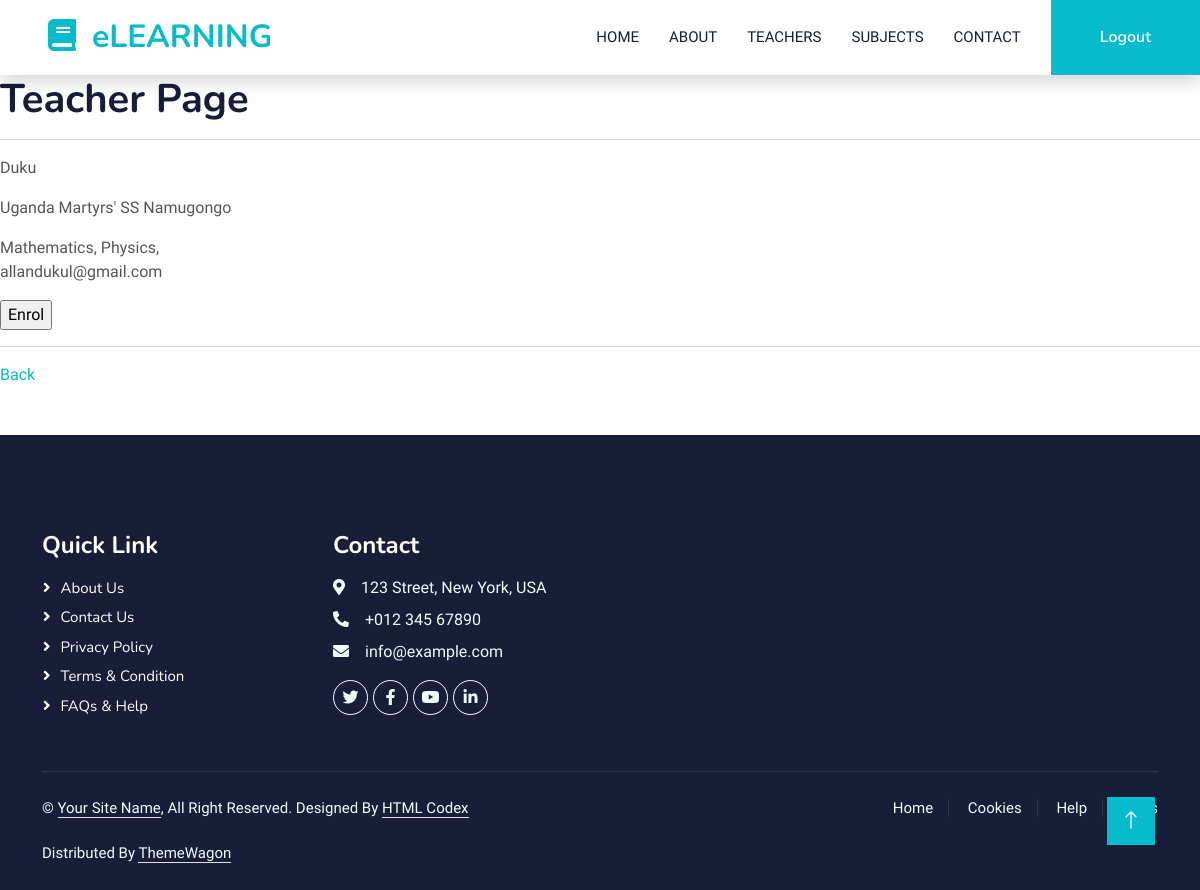
/teacherDetail/1 (signed in), run on the app's committed database.
### base/models.py (models this page shows, shortened)
class Teacher(models.Model):
  teacherName = models.ForeignKey(User, on_delete=models.CASCADE)
  subjects = models.ManyToManyField(Subject, through='TeacherSubject')
  students = models.ManyToManyField(Student, through='TeacherEnrolment')
  currentSchool = models.CharField(max_length=400)
  teacherImage = models.ImageField(upload_to="photos/%y/%m/%d", blank=True)

class Subject(models.Model):
  subjectName = models.CharField(max_length=256)
  subjectImage = models.ImageField(upload_to="photos/%y/%m/%d", blank=True)

### base/views.py (the view)
# urls.py: path('teacherDetail/<pk>', views.TeacherDetailView.as_view(), name="teacherDetail"),
class TeacherDetailView(DetailView):
  model = Teacher
  context_object_name = 'teacher'
  template_name = 'base/teacher_detail.html'

### base/templates/base/teacher_detail.html (shortened to what this page needs)
{% extends 'base_template.html' %}
{% block content %}
<h1>Teacher Page</h1>
<hr>
<div>
  <p>{{ teacher.teacherName.last_name }} {{ teacher.teachername.first_name }}</p>
  <p>{{ teacher.currentSchool }}</p>
  <div>
    {% for subject in teacher.subjects.all %}
      {{ subject.subjectName }},
    {% endfor %}
  </div>
  <p>{{ teacher.teacherName.email }}</p>
</div>
<form action="{% url 'base:confirmEnrolment' %}" method="get">
  <input type="submit" value="Enrol">
</form>
<hr>
<p><a href="{% url 'base:teacherPage' %}">Back</a></p>
{% endblock %}

### base/static/css/style.css (style rules this page uses)
:root { --primary: #06BBCC; --light: #F0FBFC; --dark: #181d38; }

### data on the page
Teacher: teacherName.last_name "Duku", currentSchool "Uganda Martyrs' SS Namugongo", teacherName.email "allandukul@gmail.com"
Subject: subjectName "Mathematics"
Subject: subjectName "Physics"
